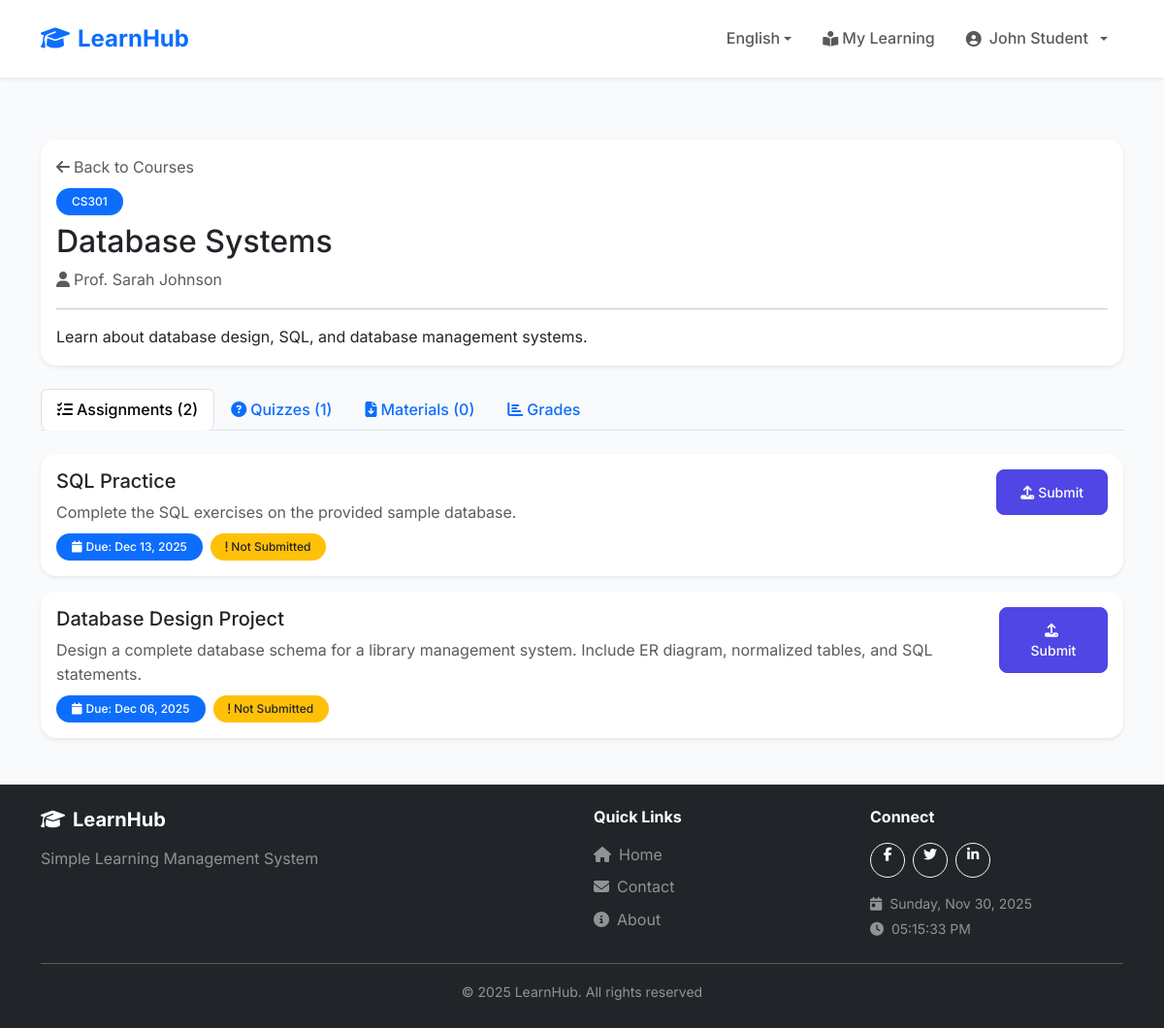
The app's page /student/course-details.php?id=1 (signed in) with its own data.
### tables this page shows
CREATE TABLE users (
    id INT AUTO_INCREMENT PRIMARY KEY,
    username VARCHAR(50) UNIQUE NOT NULL,
    email VARCHAR(100) UNIQUE NOT NULL,
    password VARCHAR(255) NOT NULL,
    full_name VARCHAR(100) NOT NULL,
    role ENUM('student', 'teacher', 'admin') DEFAULT 'student',
    status ENUM('pending', 'approved', 'rejected', 'suspended') DEFAULT 'approved',
    student_id VARCHAR(20) NULL,
    profile_picture VARCHAR(255) NULL,
    phone VARCHAR(20) NULL,
    bio TEXT NULL,
    verification_token VARCHAR(100) NULL,
    verification_document VARCHAR(255) NULL,
    verified_at TIMESTAMP NULL,
    verified_by INT NULL,
    created_at TIMESTAMP DEFAULT CURRENT_TIMESTAMP,
    FOREIGN KEY (verified_by) REFERENCES users(id) ON DELETE SET NULL
);

CREATE TABLE enrollments (
    id INT AUTO_INCREMENT PRIMARY KEY,
    student_id INT NOT NULL,
    course_id INT NOT NULL,
    enrolled_at TIMESTAMP DEFAULT CURRENT_TIMESTAMP,
    FOREIGN KEY (student_id) REFERENCES users(id) ON DELETE CASCADE,
    FOREIGN KEY (course_id) REFERENCES courses(id) ON DELETE CASCADE,
    UNIQUE KEY unique_enrollment (student_id, course_id)
);

CREATE TABLE courses (
    id INT AUTO_INCREMENT PRIMARY KEY,
    teacher_id INT NOT NULL,
    course_code VARCHAR(20) NOT NULL,
    course_name VARCHAR(100) NOT NULL,
    description TEXT,
    created_at TIMESTAMP DEFAULT CURRENT_TIMESTAMP,
    FOREIGN KEY (teacher_id) REFERENCES users(id) ON DELETE CASCADE
);

CREATE TABLE assignments (
    id INT AUTO_INCREMENT PRIMARY KEY,
    course_id INT NOT NULL,
    title VARCHAR(200) NOT NULL,
    description TEXT,
    due_date DATETIME NOT NULL,
    total_points INT DEFAULT 100,
    file_name VARCHAR(255) NULL,
    file_path VARCHAR(500) NULL,
    created_at TIMESTAMP DEFAULT CURRENT_TIMESTAMP,
    FOREIGN KEY (course_id) REFERENCES courses(id) ON DELETE CASCADE
);

### config/languages.php (called while the page is built, shortened)
<?php
$currentLanguage = $_SESSION['language'];
$translationFile = __DIR__ . '/../lang/' . $currentLanguage . '.php';
if (file_exists($translationFile)) {
    $translations = require $translationFile;
} else {
    $translations = require __DIR__ . '/../lang/en.php';
}
function __($key) {
    global $translations;
    return $translations[$key] ?? $key;
}
function getCurrentLanguage() {
    return $_SESSION['language'] ?? 'en';
}
function getLanguageDirection() {
    $rtlLanguages = ['ar'];
    return in_array(getCurrentLanguage(), $rtlLanguages) ? 'rtl' : 'ltr';
}

### config/helpers/auth.php (called while the page is built, shortened)
<?php
function isLoggedIn() {
    return isset($_SESSION['user_id']);
}
function getCurrentUser() {
    global $pdo;
    if ($pdo) {
        $stmt = $pdo->prepare("SELECT * FROM users WHERE id = ?");
        $stmt->execute([$_SESSION['user_id']]);
        return $stmt->fetch();
    }
    return [
        'id' => $_SESSION['user_id'] ?? null,
        'full_name' => $_SESSION['user_name'] ?? '',
        'role' => $_SESSION['user_role'] ?? ''
    ];
}
function hasRole($role) {
    return isset($_SESSION['user_role']) && $_SESSION['user_role'] === $role;
}
?>

### config/helpers/validation.php (called while the page is built, shortened)
<?php
function sanitize($input) {
    return htmlspecialchars(trim($input), ENT_QUOTES, 'UTF-8');
}
?>

### config/helpers/formatting.php (called while the page is built, shortened)
<?php
function formatDateShort($date) {
    return date('M d, Y', strtotime($date));
}
function isOverdue($dueDate) {
    return strtotime($dueDate) < time();
}
?>

### student/course-details.php (the view, shortened to what this page needs)
<?php
require_once '../config/config.php';
$user = getCurrentUser();
$courseId = $_GET['id'] ?? 0;
$stmt = $pdo->prepare("
    SELECT c.*, u.full_name as teacher_name,
           e.id as enrollment_id
    FROM courses c
    JOIN enrollments e ON c.id = e.course_id
    JOIN users u ON c.teacher_id = u.id
    WHERE c.id = ? AND e.student_id = ?
");
$stmt->execute([$courseId, $user['id']]);
$course = $stmt->fetch();
$stmt = $pdo->prepare("
    SELECT a.*,
           s.id as submission_id,
           s.grade,
           s.submitted_at,
           s.feedback
    FROM assignments a
    LEFT JOIN submissions s ON a.id = s.assignment_id AND s.student_id = ?
    WHERE a.course_id = ?
    ORDER BY a.due_date DESC
");
$stmt->execute([$user['id'], $courseId]);
$assignments = $stmt->fetchAll();
$stmt = $pdo->prepare("
    SELECT q.*,
           (SELECT COUNT(*) FROM quiz_attempts WHERE quiz_id = q.id AND student_id = ? AND completed_at IS NOT NULL) as completed_attempts,
           (SELECT score FROM quiz_attempts WHERE quiz_id = q.id AND student_id = ? AND completed_at IS NOT NULL ORDER BY score DESC LIMIT 1) as best_score
    FROM quizzes q
    WHERE q.course_id = ?
    ORDER BY q.due_date DESC
");
$stmt->execute([$user['id'], $user['id'], $courseId]);
$quizzes = $stmt->fetchAll();
$stmt = $pdo->prepare("
    SELECT m.*
    FROM materials m
    WHERE m.course_id = ?
    ORDER BY m.uploaded_at DESC
");
$stmt->execute([$courseId]);
$materials = $stmt->fetchAll();
include '../includes/header.php';
?>
<div class="container my-5">
    <div class="card border-0 shadow-sm mb-4">
        <div class="card-body">
            <div class="d-flex justify-content-between align-items-start">
                <div>
                    <div class="mb-2">
                        <a href="course.php" class="text-decoration-none text-muted">
                            <i class="fas fa-arrow-left me-1"></i>Back to Courses
                        </a>
                    </div>
                    <span class="badge bg-primary mb-2"><?= sanitize($course['course_code']) ?></span>
                    <h2 class="mb-2"><?= sanitize($course['course_name']) ?></h2>
                    <p class="text-muted mb-0">
                        <i class="fas fa-user me-1"></i><?= sanitize($course['teacher_name']) ?>
                    </p>
                </div>
            </div>
            <?php if ($course['description']): ?>
                <hr>
                <p class="mb-0"><?= nl2br(sanitize($course['description'])) ?></p>
            <?php endif; ?>
        </div>
    </div>
    <ul class="nav nav-tabs mb-4" role="tablist">
        <li class="nav-item" role="presentation">
            <button class="nav-link active" data-bs-toggle="tab" data-bs-target="#assignments-tab" type="button">
                <i class="fas fa-tasks me-1"></i>Assignments (<?= count($assignments) ?>)
            </button>
        </li>
        <li class="nav-item" role="presentation">
            <button class="nav-link" data-bs-toggle="tab" data-bs-target="#quizzes-tab" type="button">
                <i class="fas fa-question-circle me-1"></i>Quizzes (<?= count($quizzes) ?>)
            </button>
        </li>
        <li class="nav-item" role="presentation">
            <button class="nav-link" data-bs-toggle="tab" data-bs-target="#materials-tab" type="button">
                <i class="fas fa-file-download me-1"></i>Materials (<?= count($materials) ?>)
            </button>
        </li>
        <li class="nav-item" role="presentation">
            <button class="nav-link" data-bs-toggle="tab" data-bs-target="#grades-tab" type="button">
                <i class="fas fa-chart-bar me-1"></i>Grades
            </button>
        </li>
    </ul>
    <div class="tab-content">
        <div class="tab-pane fade show active" id="assignments-tab">
            <?php if (empty($assignments)): ?>
                <div class="card border-0 shadow-sm">
                    <div class="card-body text-center py-5">
                        <i class="fas fa-tasks fa-4x text-muted mb-3"></i>
                        <p class="text-muted">No assignments yet</p>
                    </div>
                </div>
            <?php else: ?>
                <div class="row g-3">
                    <?php foreach ($assignments as $assignment): ?>
                        <?php $isOverdue = isOverdue($assignment['due_date']); ?>
                        <div class="col-12">
                            <div class="card border-0 shadow-sm">
                                <div class="card-body">
                                    <div class="d-flex justify-content-between align-items-start">
                                        <div class="flex-grow-1">
                                            <h5 class="mb-2"><?= sanitize($assignment['title']) ?></h5>
                                            <p class="text-muted mb-2"><?= sanitize($assignment['description']) ?></p>
                                            <div class="d-flex gap-2 flex-wrap">
                                                <span class="badge bg-<?= $isOverdue ? 'danger' : 'primary' ?>">
                                                    <i class="fas fa-calendar me-1"></i>Due: <?= formatDateShort($assignment['due_date']) ?>
                                                </span>
                                                <?php if ($assignment['submission_id']): ?>
                                                    <?php if ($assignment['grade'] !== null): ?>
                                                        <span class="badge bg-success">
                                                            <i class="fas fa-check me-1"></i>Graded: <?= $assignment['grade'] ?>%
                                                        </span>
                                                    <?php else: ?>
                                                        <span class="badge bg-info">
                                                            <i class="fas fa-clock me-1"></i>Submitted - Pending Grade
                                                        </span>
                                                    <?php endif; ?>
                                                <?php elseif ($isOverdue): ?>
                                                    <span class="badge bg-danger">
                                                        <i class="fas fa-times me-1"></i>Overdue
                                                    </span>
                                                <?php else: ?>
                                                    <span class="badge bg-warning text-dark">
                                                        <i class="fas fa-exclamation me-1"></i>Not Submitted
                                                    </span>
                                                <?php endif; ?>
                                            </div>
                                        </div>
                                        <div>
                                            <?php if (!$assignment['submission_id'] && !$isOverdue): ?>
                                                <a href="submit-assignment.php?id=<?= $assignment['id'] ?>" class="btn btn-primary btn-sm">
                                                    <i class="fas fa-upload me-1"></i>Submit
                                                </a>
                                            <?php elseif ($assignment['submission_id']): ?>
                                                <a href="assignment-details.php?id=<?= $assignment['id'] ?>" class="btn btn-outline-primary btn-sm">
                                                    <i class="fas fa-eye me-1"></i>View
                                                </a>
                                            <?php endif; ?>
                                        </div>
                                    </div>
                                </div>
                            </div>
                        </div>
                    <?php endforeach; ?>
                </div>
            <?php endif; ?>
        </div>
    </div>
</div>
<?php include '../includes/footer.php'; ?>

### includes/header.php (shortened to what this page needs)
<?php
$currentUser = getCurrentUser();
?>
<!DOCTYPE html>
<html lang="<?= getCurrentLanguage() ?>" dir="<?= getLanguageDirection() ?>">
<head>
    <link href="https://cdn.jsdelivr.net/npm/bootstrap@5.3.2/dist/css/bootstrap.min.css" rel="stylesheet">
    <link rel="stylesheet" href="https://cdnjs.cloudflare.com/ajax/libs/font-awesome/6.4.2/css/all.min.css">
    <link rel="stylesheet" href="<?= SITE_URL ?>/assets/css/style.css?v=<?= time() ?>">
</head>
<body>
    <nav class="navbar navbar-expand-lg navbar-light bg-white shadow-sm sticky-top">
        <div class="container">
            <a class="navbar-brand fw-bold text-primary" href="<?= SITE_URL ?>">
                <i class="fas fa-graduation-cap <?= getLanguageDirection() === 'rtl' ? 'ms-2' : 'me-2' ?>"></i><?= SITE_NAME ?>
            </a>
            <div class="collapse navbar-collapse" id="navbarNav">
                <ul class="navbar-nav <?= getLanguageDirection() === 'rtl' ? 'me-auto' : 'ms-auto' ?> align-items-center">
                    <li class="nav-item dropdown">
                        <a class="nav-link dropdown-toggle" href="#" id="langDropdown" role="button" data-bs-toggle="dropdown">
                            <?= AVAILABLE_LANGUAGES[getCurrentLanguage()]['flag'] ?> <?= AVAILABLE_LANGUAGES[getCurrentLanguage()]['name'] ?>
                        </a>
                    </li>
                    <?php if (isLoggedIn()): ?>
                        <?php if (hasRole('student')): ?>
                            <li class="nav-item">
                                <a class="nav-link" href="<?= SITE_URL ?>/student/index.php">
                                    <i class="fas fa-book-open-reader <?= getLanguageDirection() === 'rtl' ? 'ms-1' : 'me-1' ?>"></i><?= __('my_learning') ?>
                                </a>
                            </li>
                        <?php endif; ?>
                        <li class="nav-item dropdown">
                            <a class="nav-link dropdown-toggle d-flex align-items-center gap-2" href="#" id="userDropdown" role="button" data-bs-toggle="dropdown">
                                <?php if (!empty($currentUser['profile_picture'])): ?>
                                    <img src="<?= SITE_URL ?>/uploads/<?= sanitize($currentUser['profile_picture']) ?>"
                                         class="rounded-circle"
                                         class="rounded-circle avatar-sm"
                                         alt="<?= sanitize($currentUser['full_name']) ?>">
                                <?php else: ?>
                                    <i class="fas fa-user-circle"></i>
                                <?php endif; ?>
                                <span><?= sanitize($currentUser['full_name']) ?></span>
                            </a>
                        </li>
                    <?php endif; ?>
                </ul>
            </div>
        </div>
    </nav>
    <main>

### assets/css/style.css (style rules this page uses)
:root { --primary-color: #4f46e5; --primary-dark: #4338ca; --secondary-color: #06b6d4; --success-color: #10b981; --warning-color: #f59e0b; --danger-color: #ef4444; --dark-color: #1f2937; --light-color: #f8fafc; --gradient-primary: linear-gradient(135deg, #4f46e5 0%, #06b6d4 100%); }
html, body { height: 100%; margin: 0; }
body { font-family: 'Inter', sans-serif; background-color: #f8fafc; color: #334155; line-height: 1.6; display: flex; flex-direction: column; min-height: 100vh; }
main { flex: 1 0 auto; }
a { text-decoration: none; transition: all 0.3s ease; }
.navbar { padding: 1rem 0; }
.navbar-brand { font-size: 1.5rem; flex-shrink: 0; transition: all 0.3s ease; cursor: pointer; }
.navbar-brand i { display: inline-block; transition: transform 0.3s ease; }
.navbar-collapse { flex-grow: 1; }
.nav-link { font-weight: 500; padding: 0.5rem 1rem !important; border-radius: 0.5rem; transition: all 0.3s ease; display: inline-flex; align-items: center; white-space: nowrap; }
.nav-link i { display: inline-block; flex-shrink: 0; }
.card { border: none; border-radius: 1rem; box-shadow: 0 4px 6px -1px rgba(0, 0, 0, 0.1), 0 2px 4px -1px rgba(0, 0, 0, 0.06); transition: all 0.3s ease; overflow: hidden; }
.btn-primary { background: var(--primary-color); border-color: var(--primary-color); padding: 0.75rem 1.5rem; border-radius: 0.5rem; font-weight: 500; }
.badge { padding: 0.5rem 1rem; border-radius: 2rem; font-weight: 500; }

### records on screen
users: full_name "John Student"
enrollments: course.course_code "CS301", course.course_name "Database Systems", users.full_name "Prof. Sarah Johnson", course.description "Learn about database design, SQL, and database management systems."
assignments: title "SQL Practice", description "Complete the SQL exercises on the provided sample database.", due_date "Dec 13, 2025", shows "Not Submitted"
assignments: title "Database Design Project", description "Design a complete database schema for a library management system. Include ER diagram, normalized tables, and SQL statements.", due_date "Dec 06, 2025", shows "Not Submitted"

### other values on screen
SITE_NAME "LearnHub"
AVAILABLE_LANGUAGES[getCurrentLanguage()]['name'] "English"
__('my_learning') "My Learning"
count($assignments) "2"
count($quizzes) "1"
count($materials) "0"
__('simple_lms') "Simple Learning Management System"
__('quick_links') "Quick Links"
__('home') "Home"
__('contact') "Contact"
__('about') "About"
__('connect') "Connect"
__('all_rights_reserved') "All rights reserved"
